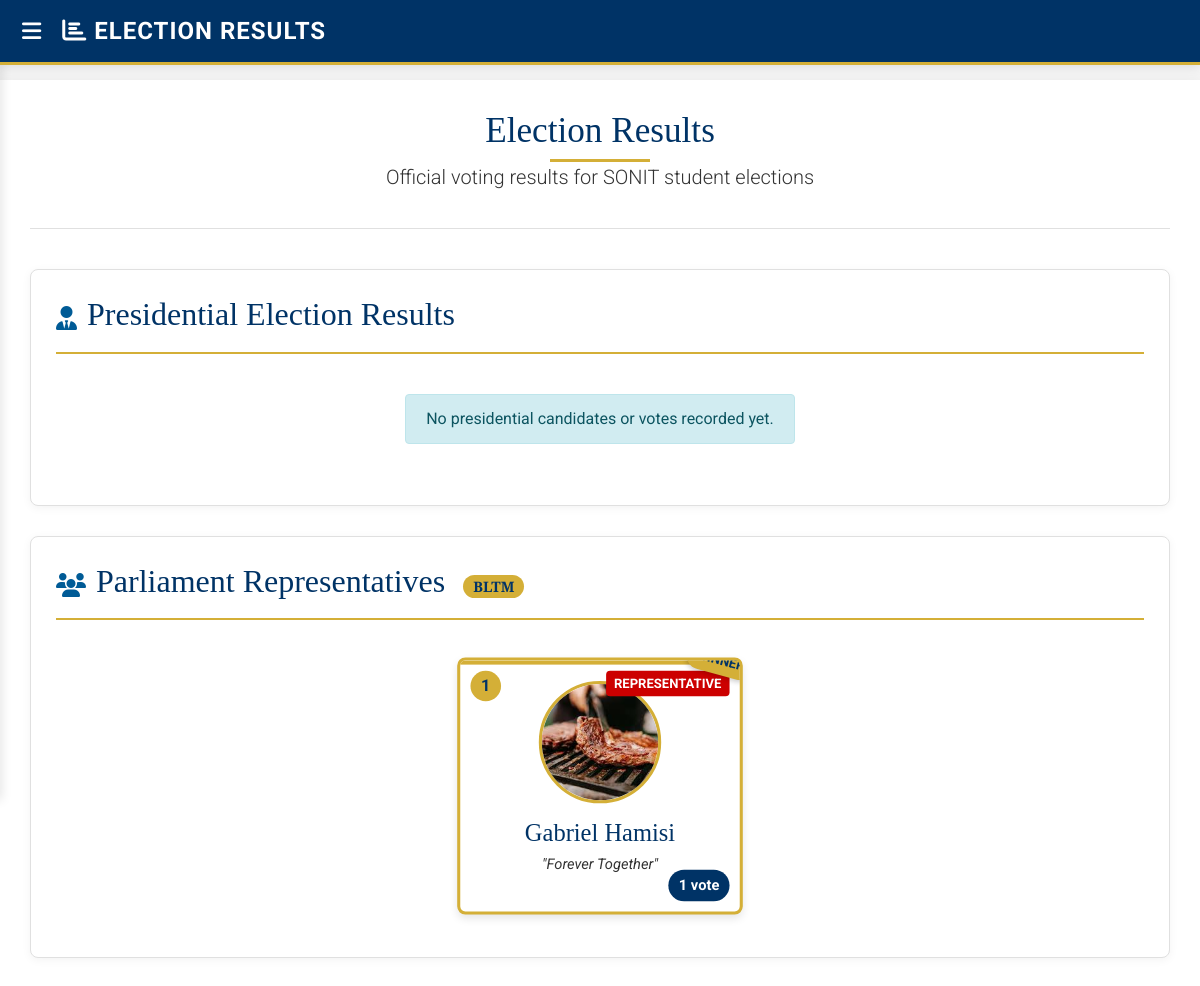
Page /election_results.php (signed in) on the committed database.
### tables this page shows
CREATE TABLE `contestants` (
  `id` int(11) NOT NULL,
  `fullname` varchar(255) NOT NULL,
  `reg_number` varchar(50) NOT NULL,
  `course` varchar(100) NOT NULL,
  `level` varchar(50) NOT NULL,
  `position` varchar(50) NOT NULL,
  `reason` text NOT NULL,
  `motto` varchar(255) NOT NULL,
  `status` enum('Pending','Accepted','Declined') DEFAULT 'Pending',
  `image` varchar(255) NOT NULL
);

### election_results.php (the view, shortened to what this page needs)
<?php
$conn = new mysqli("localhost", "root", "", "studentsportal");
$coursesQuery = "SELECT DISTINCT course FROM contestants WHERE position = 'Parliament Representative' ORDER BY course";
$coursesResult = $conn->query($coursesQuery);
$presidentQuery = "SELECT c.*, COUNT(pv.id) as vote_count
                  FROM contestants c
                  LEFT JOIN president_votes pv ON c.id = pv.candidate_id
                  WHERE c.position = 'President' AND c.status = 'Accepted'
                  GROUP BY c.id
                  ORDER BY vote_count DESC";
$presidentResult = $conn->query($presidentQuery);
$prResults = [];
while ($course = $coursesResult->fetch_assoc()) {
    $courseName = $course['course'];
    $prQuery = "SELECT c.*, COUNT(prv.id) as vote_count
               FROM contestants c
               LEFT JOIN pr_votes prv ON c.id = prv.candidate_id
               WHERE c.position = 'Parliament Representative' AND c.course = '$courseName' AND c.status = 'Accepted'
               GROUP BY c.id
               ORDER BY vote_count DESC";
    $prResults[$courseName] = $conn->query($prQuery);
}
?>
<!DOCTYPE html>
<html lang="en">
<head>
    <link href="https://stackpath.bootstrapcdn.com/bootstrap/4.5.2/css/bootstrap.min.css" rel="stylesheet">
    <link rel="stylesheet" href="https://cdnjs.cloudflare.com/ajax/libs/font-awesome/6.4.0/css/all.min.css">
</head>
<body>
    <nav class="navbar navbar-expand-lg navbar-dark fixed-top">
        <button class="toggle-btn" onclick="toggleSidebar()"><i class="fas fa-bars"></i></button>
        <a class="navbar-brand" href="#">
            <i class="fas fa-chart-bar"></i> ELECTION RESULTS
        </a>
    </nav>
    <div class="content" id="content">
        <header>
            <h1>Election Results</h1>
            <p class="lead">Official voting results for SONIT student elections</p>
        </header>
        <section>
            <div class="section-title">
                <i class="fas fa-user-tie"></i>
                <h2>Presidential Election Results</h2>
            </div>
            <div class="candidate-section">
                <?php if ($presidentResult->num_rows > 0): ?>
                    <?php
                    $rank = 1;
                    while ($candidate = $presidentResult->fetch_assoc()):
                        $isWinner = $rank === 1;
                    ?>
                    <div class="candidate-card <?php echo $isWinner ? 'winner-card' : ''; ?>">
                        <span class="rank-badge"><?php echo $rank; ?></span>
                        <span class="position-badge">PRESIDENT</span>
                        <img src="uploads/<?php echo htmlspecialchars($candidate['image']); ?>" alt="<?php echo htmlspecialchars($candidate['fullname']); ?>">
                        <h4><?php echo htmlspecialchars($candidate['fullname']); ?></h4>
                        <p>"<?php echo htmlspecialchars($candidate['motto']); ?>"</p>
                        <span class="votes-badge">
                            <?php echo $candidate['vote_count']; ?> vote<?php echo $candidate['vote_count'] != 1 ? 's' : ''; ?>
                        </span>
                    </div>
                    <?php
                    $rank++;
                    endwhile; ?>
                <?php else: ?>
                    <div class="alert alert-info">
                        No presidential candidates or votes recorded yet.
                    </div>
                <?php endif; ?>
            </div>
        </section>
        <?php foreach ($prResults as $course => $result): ?>
            <?php if ($result->num_rows > 0): ?>
            <section>
                <div class="section-title">
                    <i class="fas fa-users"></i>
                    <h2>Parliament Representatives <span class="course-badge"><?php echo htmlspecialchars($course); ?></span></h2>
                </div>
                <div class="candidate-section">
                    <?php
                    $rank = 1;
                    $result->data_seek(0);
                    while ($candidate = $result->fetch_assoc()):
                        $isWinner = $rank === 1;
                    ?>
                    <div class="candidate-card <?php echo $isWinner ? 'winner-card' : ''; ?>">
                        <span class="rank-badge"><?php echo $rank; ?></span>
                        <span class="position-badge">REPRESENTATIVE</span>
                        <img src="uploads/<?php echo htmlspecialchars($candidate['image']); ?>" alt="<?php echo htmlspecialchars($candidate['fullname']); ?>">
                        <h4><?php echo htmlspecialchars($candidate['fullname']); ?></h4>
                        <p>"<?php echo htmlspecialchars($candidate['motto']); ?>"</p>
                        <span class="votes-badge">
                            <?php echo $candidate['vote_count']; ?> vote<?php echo $candidate['vote_count'] != 1 ? 's' : ''; ?>
                        </span>
                    </div>
                    <?php
                    $rank++;
                    endwhile; ?>
                </div>
            </section>
            <?php endif; ?>
        <?php endforeach; ?>
    </div>
</body>
</html>

### election_results.php (style rules this page uses)
:root { --primary-blue: #003366; --secondary-blue: #005b96; --accent-gold: #d4af37; --light-gray: #f5f5f5; --dark-gray: #333333; --official-red: #cc0000; }
body { background-color: var(--light-gray); color: var(--dark-gray); font-family: 'Roboto', sans-serif; padding-top: 80px; }
h1, h2, h3, h4 { font-family: 'Playfair Display', serif; color: var(--primary-blue); }
.navbar { background-color: var(--primary-blue); box-shadow: 0 2px 10px rgba(0, 0, 0, 0.1); border-bottom: 3px solid var(--accent-gold); }
.navbar-brand { font-weight: 700; letter-spacing: 1px; font-size: 1.5rem; }
.content { margin-left: 0; transition: margin-left 0.3s; padding: 30px; background-color: white; min-height: calc(100vh - 80px); box-shadow: 0 0 15px rgba(0, 0, 0, 0.05); }
.toggle-btn { background: transparent; border: none; color: white; font-size: 22px; cursor: pointer; margin-right: 15px; }
.candidate-section { display: flex; flex-wrap: wrap; gap: 25px; justify-content: center; padding: 20px 0; }
.candidate-card { background: white; border-radius: 8px; padding: 20px; width: 280px; box-shadow: 0 4px 8px rgba(0, 0, 0, 0.1); transition: transform 0.2s; border-top: 4px solid var(--secondary-blue); position: relative; overflow: hidden; }
.candidate-card::before { content: ''; position: absolute; top: 0; left: 0; width: 100%; height: 4px; background: var(--accent-gold); }
.candidate-card img { width: 120px; height: 120px; border-radius: 50%; margin: 0 auto 15px; display: block; border: 3px solid var(--accent-gold); object-fit: cover; }
.candidate-card h4 { color: var(--primary-blue); text-align: center; margin-bottom: 5px; }
.candidate-card p { color: var(--dark-gray); text-align: center; font-size: 0.9rem; font-style: italic; }
.position-badge { position: absolute; top: 10px; right: 10px; background: var(--official-red); color: white; padding: 3px 8px; border-radius: 4px; font-size: 0.8rem; font-weight: bold; }
.votes-badge { position: absolute; bottom: 10px; right: 10px; background: var(--primary-blue); color: white; padding: 5px 10px; border-radius: 20px; font-size: 0.9rem; font-weight: bold; }
header { text-align: center; margin-bottom: 40px; padding-bottom: 20px; border-bottom: 1px solid #e0e0e0; }
header h1 { font-size: 2.2rem; margin-bottom: 10px; color: var(--primary-blue); position: relative; display: inline-block; }
header h1::after { content: ''; position: absolute; bottom: -10px; left: 50%; transform: translateX(-50%); width: 100px; height: 3px; background: var(--accent-gold); }
section { background: white; padding: 25px; border-radius: 8px; margin-bottom: 30px; box-shadow: 0 2px 10px rgba(0, 0, 0, 0.05); border: 1px solid #e0e0e0; }
.section-title { display: flex; align-items: center; margin-bottom: 20px; padding-bottom: 10px; border-bottom: 2px solid var(--accent-gold); }
.section-title i { margin-right: 10px; color: var(--secondary-blue); font-size: 1.5rem; }
.course-badge { background: var(--accent-gold); color: var(--primary-blue); padding: 3px 10px; border-radius: 20px; font-size: 0.9rem; font-weight: bold; display: inline-block; margin-left: 10px; }
.rank-badge { position: absolute; top: 10px; left: 10px; background: var(--accent-gold); color: var(--primary-blue); width: 30px; height: 30px; border-radius: 50%; display: flex; align-items: center; justify-content: center; font-weight: bold; font-size: 1rem; }
.winner-card { border: 3px solid var(--accent-gold); transform: scale(1.02); position: relative; }
.winner-card::after { content: 'WINNER'; position: absolute; top: -15px; right: -15px; background: var(--accent-gold); color: var(--primary-blue); padding: 5px 10px; border-radius: 20px; font-weight: bold; font-size: 0.8rem; transform: rotate(15deg); box-shadow: 0 2px 5px rgba(0,0,0,0.2); }

### rows in the picture
contestants: image (picture), fullname "Gabriel Hamisi", motto "Forever Together", vote_count "1"

### other values in the picture
$course "BLTM"
